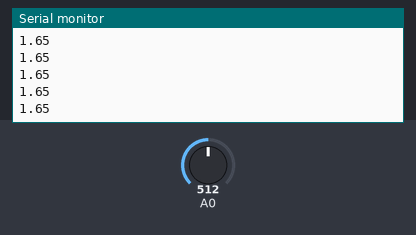
Simulated run of this sketch. Board: Arduino Uno, built with avr-gcc and run on an emulated ATmega328P. Parts: the last lines printed to the serial monitor. Inputs (shaded band) come from the test bench; at power-on: A0 = 512. Storage starts empty.

Above: at 1.2 s.
1.3 s: A0 set to 716
At 1.33 s:
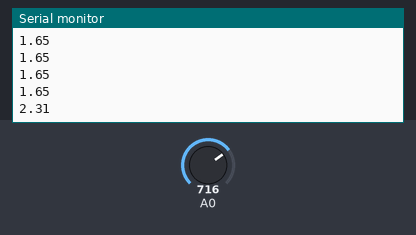
2.8 s: A0 set to 900
At 2.84 s:
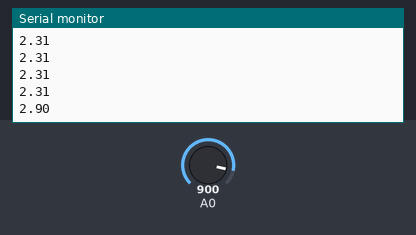
Timing chart, 0 to 5.8 s (numbered marks = the images above; inputs shaded):
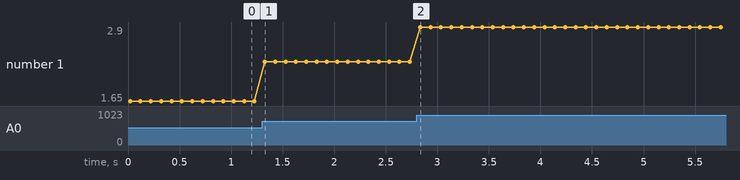

The sketch:

RootForce_Calibration_Test.ino
```cpp
/***************************************************************
  Device #:
  Calibration:

  Code version
  Description:
      Code for RootForce sensors to log magnitudes of Force
      exerted by roots on environment. Includes code for calibration,
      SD card logging, and low power mode.

  Setup:
      Calculations are made based on calibrations from known weight forces.
      Applying a 200kg weight to the load cell and observing the change in
      voltage should result in a linear graph where voltage increases as
      more weight is applied in the direction of gravity.

      This was used to calibrate for forces based on known weight forces
      (kg * m/s^2) and can give an approximation in Newtons when the load
      cell is turned 90 degrees on its side.

  Wiring:
      3V  - Red Wire of Load Cell
      GND - Black Wire of Load Cell
      A0  - Blue Wire out of INA125P Amp

  Marissa Kwon 3/7/19
***************************************************************/
// Libraries
#include <SPI.h>
#include <SD.h>

#define LoadCell1 A0
#define ChipSelSD 4

long output = 0;
float calib_factor = 0; // need to set after calibrating
//const long cal = ;
const long g = 9.81;

void setup() {
  Serial.begin(9600);

  if (!SD.begin(ChipSelSD)) {
    Serial.println("Card failed, or not present");
    // don't do anything more:
    while (1);
  }

}

void loop() {
  int val = analogRead(A0);
  float volt = (3.3/1024)*val;
  Serial.println(volt);
  delay(100);

  //output = calib_factor*volt*g; // output force

  // uncomment if writing to SD to get linear trend, std deviation etc.;
  /*
  File dataFile = SD.open("RootForce1", FILE_WRITE);
  // if the file is available, write to it:
  if (dataFile) {
    dataFile.println(volt);  // replace with output to log expected force measurements
    dataFile.close();
    // print to the serial port too:
    Serial.println(volt);    // replace with output to log expected force measurements
  }
  // if the file isn't open, pop up an error:
  else {
    Serial.println("error opening datalog.txt");
  }
  */
}
```

Measured:
- after the input at 1.3 s, the serial monitor: prints a new line at once (image 1)
- after the input at 2.8 s, the serial monitor: prints a new line at once (image 2)
- plotted number 1: 1.65 → 2.31 after the input at 1.3 s, 2.31 → 2.9 after the input at 2.8 s
